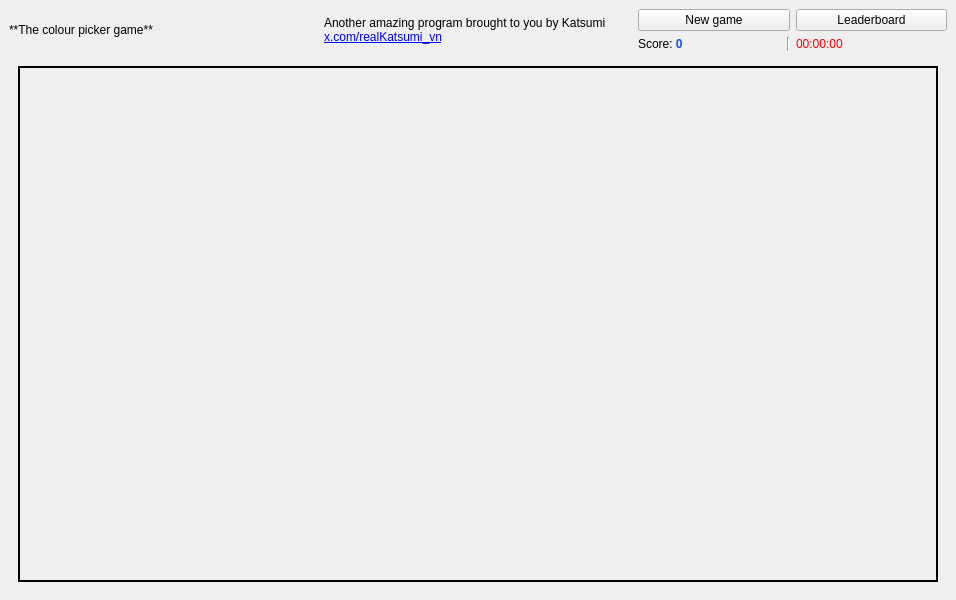
<?xml version="1.0" encoding="UTF-8"?>
<ui version="4.0">
 <class>MainWindow</class>
 <widget class="QMainWindow" name="MainWindow">
  <property name="geometry">
   <rect>
    <x>0</x>
    <y>0</y>
    <width>956</width>
    <height>600</height>
   </rect>
  </property>
  <property name="sizePolicy">
   <sizepolicy hsizetype="Fixed" vsizetype="Fixed">
    <horstretch>0</horstretch>
    <verstretch>0</verstretch>
   </sizepolicy>
  </property>
  <property name="windowTitle">
   <string>The Colour Picker Game</string>
  </property>
  <widget class="QWidget" name="CPG_CentralLayout">
   <layout class="QVBoxLayout" name="verticalLayout_2">
    <item>
     <layout class="QHBoxLayout" name="CPG_TopHoriLayout">
      <item>
       <widget class="QLabel" name="CPG_PrgTitleLabel">
        <property name="text">
         <string>**The colour picker game**</string>
        </property>
        <property name="textFormat">
         <enum>Qt::MarkdownText</enum>
        </property>
       </widget>
      </item>
      <item>
       <widget class="QLabel" name="CPG_CreditsLabel">
        <property name="text">
         <string>&lt;html&gt;&lt;head/&gt;&lt;body&gt;&lt;p&gt;Another amazing program brought to you by Katsumi&lt;br/&gt;&lt;a href=&quot;https://x.com/realKatsumi_vn&quot;&gt;&lt;span style=&quot; text-decoration: underline; color:#0000ff;&quot;&gt;x.com/realKatsumi_vn&lt;/span&gt;&lt;/a&gt;&lt;/p&gt;&lt;/body&gt;&lt;/html&gt;</string>
        </property>
        <property name="textFormat">
         <enum>Qt::RichText</enum>
        </property>
       </widget>
      </item>
      <item>
       <layout class="QGridLayout" name="CPG_StatusLayout">
        <item row="0" column="2">
         <widget class="QPushButton" name="CPG_LeaderboardButton">
          <property name="text">
           <string>Leaderboard</string>
          </property>
         </widget>
        </item>
        <item row="0" column="0">
         <widget class="QPushButton" name="CPG_NewGameButton">
          <property name="text">
           <string>New game</string>
          </property>
         </widget>
        </item>
        <item row="1" column="0">
         <layout class="QHBoxLayout" name="CPG_PlayerScoreLayout">
          <item>
           <widget class="QLabel" name="CPG_PlayerScoreLabel">
            <property name="text">
             <string>&lt;html&gt;&lt;head/&gt;&lt;body&gt;&lt;p&gt;Score: &lt;span style=&quot; font-weight:600; color:#0a50f3;&quot;&gt;0&lt;/span&gt;&lt;/p&gt;&lt;/body&gt;&lt;/html&gt;</string>
            </property>
           </widget>
          </item>
          <item>
           <widget class="Line" name="CPG_PlayerScoreVertLine">
            <property name="orientation">
             <enum>Qt::Vertical</enum>
            </property>
           </widget>
          </item>
         </layout>
        </item>
        <item row="1" column="2">
         <widget class="QLabel" name="CPG_TimeLabel">
          <property name="text">
           <string>&lt;html&gt;&lt;head/&gt;&lt;body&gt;&lt;p&gt;&lt;span style=&quot; color:#ff0004;&quot;&gt;00:00:00&lt;/span&gt;&lt;/p&gt;&lt;/body&gt;&lt;/html&gt;</string>
          </property>
         </widget>
        </item>
       </layout>
      </item>
     </layout>
    </item>
    <item>
     <widget class="QStackedWidget" name="CPG_StackedWidget">
      <property name="currentIndex">
       <number>0</number>
      </property>
      <widget class="QWidget" name="MainGame">
       <layout class="QHBoxLayout" name="horizontalLayout">
        <item>
         <widget class="QFrame" name="CPG_ColourPickerFrame">
          <property name="frameShape">
           <enum>QFrame::Box</enum>
          </property>
          <property name="frameShadow">
           <enum>QFrame::Plain</enum>
          </property>
          <property name="lineWidth">
           <number>2</number>
          </property>
          <property name="midLineWidth">
           <number>0</number>
          </property>
          <layout class="QHBoxLayout" name="horizontalLayout_2">
           <item>
            <widget class="QWidget" name="CPG_ColourPicker" native="true"/>
           </item>
          </layout>
         </widget>
        </item>
       </layout>
      </widget>
      <widget class="QWidget" name="Leaderboard"/>
     </widget>
    </item>
   </layout>
  </widget>
 </widget>
 <resources/>
 <connections/>
</ui>
